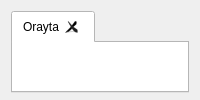
  <widget class="QWidget" name="centralWidget">
   <property name="sizePolicy">
    <sizepolicy hsizetype="Expanding" vsizetype="Expanding">
     <horstretch>1</horstretch>
     <verstretch>1</verstretch>
    </sizepolicy>
   </property>
   <property name="layoutDirection">
    <enum>Qt::LeftToRight</enum>
   </property>
   <layout class="QVBoxLayout" name="verticalLayout_2">
    <property name="bottomMargin">
     <number>7</number>
    </property>
    <item>
     <layout class="QHBoxLayout" name="horizontalLayout" stretch="0">
      <property name="spacing">
       <number>6</number>
      </property>
      <property name="sizeConstraint">
       <enum>QLayout::SetDefaultConstraint</enum>
      </property>
      <property name="rightMargin">
       <number>0</number>
      </property>
      <item>
       <widget class="QTabWidget" name="viewTab">
        <property name="palette">
         <palette>
          <active>
           <colorrole role="WindowText">
            <brush brushstyle="SolidPattern">
             <color alpha="255">
              <red>0</red>
              <green>0</green>
              <blue>0</blue>
             </color>
            </brush>
           </colorrole>
           <colorrole role="Button">
            <brush brushstyle="SolidPattern">
             <color alpha="255">
              <red>255</red>
              <green>255</green>
              <blue>255</blue>
             </color>
            </brush>
           </colorrole>
           <colorrole role="Light">
            <brush brushstyle="SolidPattern">
             <color alpha="255">
              <red>255</red>
              <green>255</green>
              <blue>255</blue>
             </color>
            </brush>
           </colorrole>
           <colorrole role="Midlight">
            <brush brushstyle="SolidPattern">
             <color alpha="255">
              <red>255</red>
              <green>255</green>
              <blue>255</blue>
             </color>
            </brush>
           </colorrole>
           <colorrole role="Dark">
            <brush brushstyle="SolidPattern">
             <color alpha="255">
              <red>127</red>
              <green>127</green>
              <blue>127</blue>
             </color>
            </brush>
           </colorrole>
           <colorrole role="Mid">
            <brush brushstyle="SolidPattern">
             <color alpha="255">
              <red>170</red>
              <green>170</green>
              <blue>170</blue>
             </color>
            </brush>
           </colorrole>
           <colorrole role="Text">
            <brush brushstyle="SolidPattern">
             <color alpha="255">
              <red>0</red>
              <green>0</green>
              <blue>0</blue>
             </color>
            </brush>
           </colorrole>
           <colorrole role="BrightText">
            <brush brushstyle="SolidPattern">
             <color alpha="255">
              <red>255</red>
              <green>255</green>
              <blue>255</blue>
             </color>
            </brush>
           </colorrole>
           <colorrole role="ButtonText">
            <brush brushstyle="SolidPattern">
             <color alpha="255">
              <red>0</red>
              <green>0</green>
              <blue>0</blue>
             </color>
            </brush>
           </colorrole>
           <colorrole role="Base">
            <brush brushstyle="SolidPattern">
             <color alpha="255">
              <red>255</red>
              <green>255</green>
              <blue>255</blue>
             </color>
            </brush>
           </colorrole>
           <colorrole role="Window">
            <brush brushstyle="SolidPattern">
             <color alpha="255">
              <red>255</red>
              <green>255</green>
              <blue>255</blue>
             </color>
            </brush>
           </colorrole>
           <colorrole role="Shadow">
            <brush brushstyle="SolidPattern">
             <color alpha="255">
              <red>0</red>
              <green>0</green>
              <blue>0</blue>
             </color>
            </brush>
           </colorrole>
           <colorrole role="AlternateBase">
            <brush brushstyle="SolidPattern">
             <color alpha="255">
              <red>255</red>
              <green>255</green>
              <blue>255</blue>
             </color>
            </brush>
           </colorrole>
           <colorrole role="ToolTipBase">
            <brush brushstyle="SolidPattern">
             <color alpha="255">
              <red>255</red>
              <green>255</green>
              <blue>220</blue>
             </color>
            </brush>
           </colorrole>
           <colorrole role="ToolTipText">
            <brush brushstyle="SolidPattern">
             <color alpha="255">
              <red>0</red>
              <green>0</green>
              <blue>0</blue>
             </color>
            </brush>
           </colorrole>
          </active>
          <inactive>
           <colorrole role="WindowText">
            <brush brushstyle="SolidPattern">
             <color alpha="255">
              <red>0</red>
              <green>0</green>
              <blue>0</blue>
             </color>
            </brush>
           </colorrole>
           <colorrole role="Button">
            <brush brushstyle="SolidPattern">
             <color alpha="255">
              <red>255</red>
              <green>255</green>
              <blue>255</blue>
             </color>
            </brush>
           </colorrole>
           <colorrole role="Light">
            <brush brushstyle="SolidPattern">
             <color alpha="255">
              <red>255</red>
              <green>255</green>
              <blue>255</blue>
             </color>
            </brush>
           </colorrole>
           <colorrole role="Midlight">
            <brush brushstyle="SolidPattern">
             <color alpha="255">
              <red>255</red>
              <green>255</green>
              <blue>255</blue>
             </color>
            </brush>
           </colorrole>
           <colorrole role="Dark">
            <brush brushstyle="SolidPattern">
             <color alpha="255">
              <red>127</red>
              <green>127</green>
              <blue>127</blue>
             </color>
            </brush>
           </colorrole>
           <colorrole role="Mid">
            <brush brushstyle="SolidPattern">
             <color alpha="255">
              <red>170</red>
              <green>170</green>
              <blue>170</blue>
             </color>
            </brush>
           </colorrole>
           <colorrole role="Text">
            <brush brushstyle="SolidPattern">
             <color alpha="255">
              <red>0</red>
              <green>0</green>
              <blue>0</blue>
             </color>
            </brush>
           </colorrole>
           <colorrole role="BrightText">
            <brush brushstyle="SolidPattern">
             <color alpha="255">
              <red>255</red>
              <green>255</green>
              <blue>255</blue>
             </color>
            </brush>
           </colorrole>
           <colorrole role="ButtonText">
            <brush brushstyle="SolidPattern">
             <color alpha="255">
              <red>0</red>
              <green>0</green>
              <blue>0</blue>
             </color>
            </brush>
           </colorrole>
           <colorrole role="Base">
            <brush brushstyle="SolidPattern">
             <color alpha="255">
              <red>255</red>
              <green>255</green>
              <blue>255</blue>
             </color>
            </brush>
           </colorrole>
           <colorrole role="Window">
            <brush brushstyle="SolidPattern">
             <color alpha="255">
              <red>255</red>
              <green>255</green>
              <blue>255</blue>
             </color>
            </brush>
           </colorrole>
           <colorrole role="Shadow">
            <brush brushstyle="SolidPattern">
             <color alpha="255">
              <red>0</red>
              <green>0</green>
              <blue>0</blue>
             </color>
            </brush>
           </colorrole>
           <colorrole role="AlternateBase">
            <brush brushstyle="SolidPattern">
             <color alpha="255">
              <red>255</red>
              <green>255</green>
              <blue>255</blue>
             </color>
            </brush>
           </colorrole>
           <colorrole role="ToolTipBase">
            <brush brushstyle="SolidPattern">
             <color alpha="255">
              <red>255</red>
              <green>255</green>
              <blue>220</blue>
             </color>
            </brush>
           </colorrole>
           <colorrole role="ToolTipText">
            <brush brushstyle="SolidPattern">
             <color alpha="255">
              <red>0</red>
              <green>0</green>
              <blue>0</blue>
             </color>
            </brush>
           </colorrole>
          </inactive>
          <disabled>
           <colorrole role="WindowText">
            <brush brushstyle="SolidPattern">
             <color alpha="255">
              <red>127</red>
              <green>127</green>
              <blue>127</blue>
             </color>
            </brush>
           </colorrole>
           <colorrole role="Button">
            <brush brushstyle="SolidPattern">
             <color alpha="255">
              <red>255</red>
              <green>255</green>
              <blue>255</blue>
             </color>
            </brush>
           </colorrole>
           <colorrole role="Light">
            <brush brushstyle="SolidPattern">
             <color alpha="255">
              <red>255</red>
              <green>255</green>
              <blue>255</blue>
             </color>
            </brush>
           </colorrole>
           <colorrole role="Midlight">
            <brush brushstyle="SolidPattern">
             <color alpha="255">
              <red>255</red>
              <green>255</green>
              <blue>255</blue>
             </color>
            </brush>
           </colorrole>
           <colorrole role="Dark">
            <brush brushstyle="SolidPattern">
             <color alpha="255">
              <red>127</red>
              <green>127</green>
              <blue>127</blue>
             </color>
            </brush>
           </colorrole>
           <colorrole role="Mid">
            <brush brushstyle="SolidPattern">
             <color alpha="255">
              <red>170</red>
              <green>170</green>
              <blue>170</blue>
             </color>
            </brush>
           </colorrole>
           <colorrole role="Text">
            <brush brushstyle="SolidPattern">
             <color alpha="255">
              <red>127</red>
              <green>127</green>
              <blue>127</blue>
             </color>
            </brush>
           </colorrole>
           <colorrole role="BrightText">
            <brush brushstyle="SolidPattern">
             <color alpha="255">
              <red>255</red>
              <green>255</green>
              <blue>255</blue>
             </color>
            </brush>
           </colorrole>
           <colorrole role="ButtonText">
            <brush brushstyle="SolidPattern">
             <color alpha="255">
              <red>127</red>
              <green>127</green>
              <blue>127</blue>
             </color>
            </brush>
           </colorrole>
           <colorrole role="Base">
            <brush brushstyle="SolidPattern">
             <color alpha="255">
              <red>255</red>
              <green>255</green>
              <blue>255</blue>
             </color>
            </brush>
           </colorrole>
           <colorrole role="Window">
            <brush brushstyle="SolidPattern">
             <color alpha="255">
              <red>255</red>
              <green>255</green>
              <blue>255</blue>
             </color>
            </brush>
           </colorrole>
           <colorrole role="Shadow">
            <brush brushstyle="SolidPattern">
             <color alpha="255">
              <red>0</red>
              <green>0</green>
              <blue>0</blue>
             </color>
            </brush>
           </colorrole>
           <colorrole role="AlternateBase">
            <brush brushstyle="SolidPattern">
             <color alpha="255">
              <red>255</red>
              <green>255</green>
              <blue>255</blue>
             </color>
            </brush>
           </colorrole>
           <colorrole role="ToolTipBase">
            <brush brushstyle="SolidPattern">
             <color alpha="255">
              <red>255</red>
              <green>255</green>
              <blue>220</blue>
             </color>
            </brush>
           </colorrole>
           <colorrole role="ToolTipText">
            <brush brushstyle="SolidPattern">
             <color alpha="255">
              <red>0</red>
              <green>0</green>
              <blue>0</blue>
             </color>
            </brush>
           </colorrole>
          </disabled>
         </palette>
        </property>
        <property name="layoutDirection">
         <enum>Qt::LeftToRight</enum>
        </property>
        <property name="currentIndex">
         <number>0</number>
        </property>
        <property name="tabsClosable">
         <bool>true</bool>
        </property>
        <property name="movable">
         <bool>false</bool>
        </property>
        <widget class="QWidget" name="tab1">
         <attribute name="title">
          <string>Orayta</string>
         </attribute>
         <widget class="QPushButton" name="newTabButton">
          <property name="geometry">
           <rect>
            <x>235</x>
            <y>30</y>
            <width>31</width>
            <height>31</height>
           </rect>
          </property>
          <property name="toolTip">
           <string>Open new tab</string>
          </property>
          <property name="text">
           <string/>
          </property>
          <property name="icon">
           <iconset resource="Orayta.qrc">
            <normaloff>:/Icons/tab-new.png</normaloff>:/Icons/tab-new.png</iconset>
          </property>
          <property name="iconSize">
           <size>
            <width>21</width>
            <height>21</height>
           </size>
          </property>
          <property name="flat">
           <bool>true</bool>
          </property>
         </widget>
        </widget>
       </widget>
      </item>
     </layout>
    </item>
   </layout>
  </widget>
